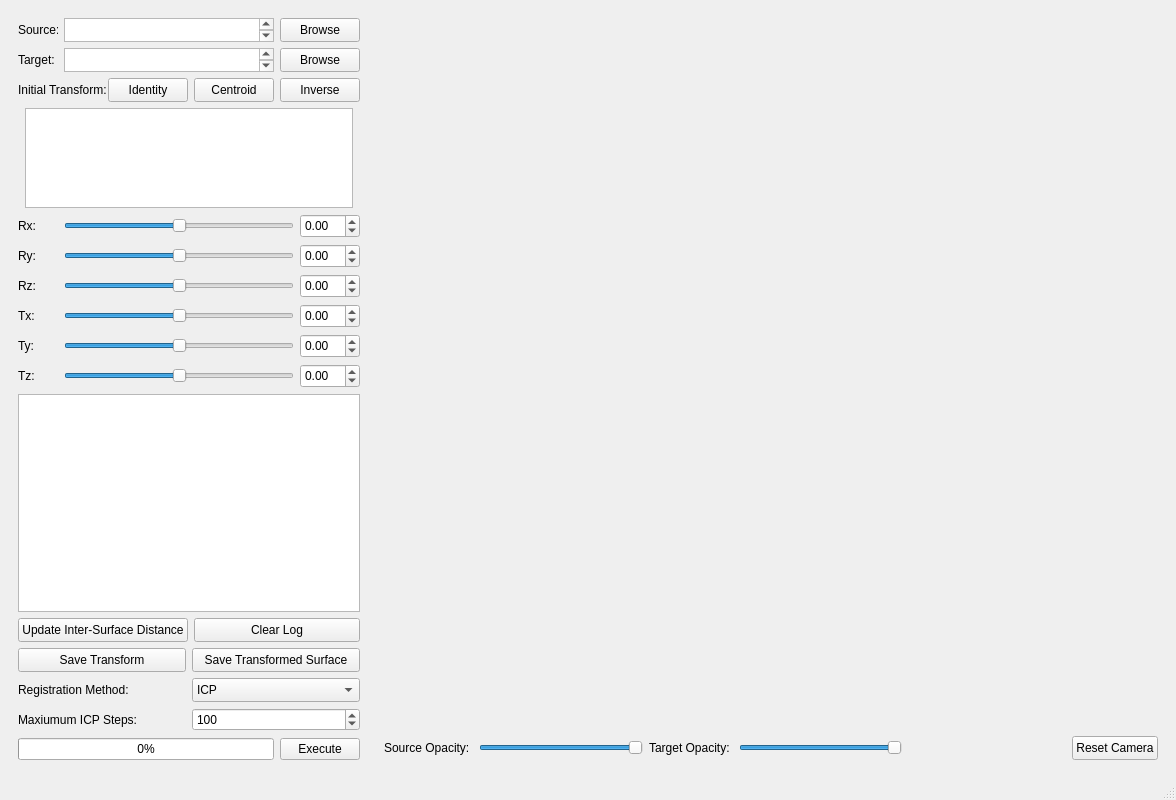
<?xml version="1.0" encoding="UTF-8"?>
<ui version="4.0">
 <class>MainWindow</class>
 <widget class="QMainWindow" name="MainWindow">
  <property name="windowModality">
   <enum>Qt::NonModal</enum>
  </property>
  <property name="geometry">
   <rect>
    <x>0</x>
    <y>0</y>
    <width>1176</width>
    <height>800</height>
   </rect>
  </property>
  <property name="sizePolicy">
   <sizepolicy hsizetype="Preferred" vsizetype="Preferred">
    <horstretch>0</horstretch>
    <verstretch>0</verstretch>
   </sizepolicy>
  </property>
  <property name="minimumSize">
   <size>
    <width>1176</width>
    <height>800</height>
   </size>
  </property>
  <property name="maximumSize">
   <size>
    <width>16777215</width>
    <height>16777215</height>
   </size>
  </property>
  <property name="windowTitle">
   <string>Surface Registration Tool</string>
  </property>
  <widget class="QWidget" name="centralwidget">
   <layout class="QHBoxLayout" name="horizontalLayout_17">
    <item>
     <widget class="QWidget" name="widget" native="true">
      <property name="minimumSize">
       <size>
        <width>360</width>
        <height>0</height>
       </size>
      </property>
      <property name="maximumSize">
       <size>
        <width>360</width>
        <height>16777215</height>
       </size>
      </property>
      <layout class="QVBoxLayout" name="verticalLayout_4">
       <item>
        <layout class="QHBoxLayout" name="horizontalLayout_13">
         <property name="sizeConstraint">
          <enum>QLayout::SetFixedSize</enum>
         </property>
         <item>
          <widget class="QLabel" name="sourceLabel">
           <property name="sizePolicy">
            <sizepolicy hsizetype="Preferred" vsizetype="Fixed">
             <horstretch>0</horstretch>
             <verstretch>0</verstretch>
            </sizepolicy>
           </property>
           <property name="minimumSize">
            <size>
             <width>40</width>
             <height>24</height>
            </size>
           </property>
           <property name="text">
            <string>Source:</string>
           </property>
          </widget>
         </item>
         <item>
          <widget class="QPlainTextEdit" name="sourcePlainTextEdit">
           <property name="sizePolicy">
            <sizepolicy hsizetype="Expanding" vsizetype="Fixed">
             <horstretch>0</horstretch>
             <verstretch>0</verstretch>
            </sizepolicy>
           </property>
           <property name="maximumSize">
            <size>
             <width>16777215</width>
             <height>24</height>
            </size>
           </property>
          </widget>
         </item>
         <item>
          <widget class="QPushButton" name="sourcePushButton">
           <property name="minimumSize">
            <size>
             <width>0</width>
             <height>24</height>
            </size>
           </property>
           <property name="text">
            <string>Browse</string>
           </property>
          </widget>
         </item>
        </layout>
       </item>
       <item>
        <layout class="QHBoxLayout" name="horizontalLayout_2">
         <property name="sizeConstraint">
          <enum>QLayout::SetFixedSize</enum>
         </property>
         <item>
          <widget class="QLabel" name="targetLabel">
           <property name="minimumSize">
            <size>
             <width>40</width>
             <height>24</height>
            </size>
           </property>
           <property name="text">
            <string>Target:</string>
           </property>
          </widget>
         </item>
         <item>
          <widget class="QPlainTextEdit" name="targetPlainTextEdit">
           <property name="sizePolicy">
            <sizepolicy hsizetype="Expanding" vsizetype="Fixed">
             <horstretch>0</horstretch>
             <verstretch>0</verstretch>
            </sizepolicy>
           </property>
           <property name="maximumSize">
            <size>
             <width>16777215</width>
             <height>24</height>
            </size>
           </property>
          </widget>
         </item>
         <item>
          <widget class="QPushButton" name="targetPushButton">
           <property name="minimumSize">
            <size>
             <width>0</width>
             <height>24</height>
            </size>
           </property>
           <property name="text">
            <string>Browse</string>
           </property>
          </widget>
         </item>
        </layout>
       </item>
       <item>
        <layout class="QHBoxLayout" name="horizontalLayout_6">
         <item>
          <widget class="QLabel" name="sourceLabel_2">
           <property name="sizePolicy">
            <sizepolicy hsizetype="Preferred" vsizetype="Fixed">
             <horstretch>0</horstretch>
             <verstretch>0</verstretch>
            </sizepolicy>
           </property>
           <property name="minimumSize">
            <size>
             <width>90</width>
             <height>24</height>
            </size>
           </property>
           <property name="maximumSize">
            <size>
             <width>16777215</width>
             <height>24</height>
            </size>
           </property>
           <property name="text">
            <string>Initial Transform:</string>
           </property>
          </widget>
         </item>
         <item>
          <spacer name="horizontalSpacer">
           <property name="orientation">
            <enum>Qt::Horizontal</enum>
           </property>
           <property name="sizeHint" stdset="0">
            <size>
             <width>40</width>
             <height>20</height>
            </size>
           </property>
          </spacer>
         </item>
         <item>
          <widget class="QPushButton" name="identityPushButton">
           <property name="minimumSize">
            <size>
             <width>0</width>
             <height>24</height>
            </size>
           </property>
           <property name="text">
            <string>Identity</string>
           </property>
          </widget>
         </item>
         <item>
          <widget class="QPushButton" name="centroidPushButton">
           <property name="minimumSize">
            <size>
             <width>0</width>
             <height>24</height>
            </size>
           </property>
           <property name="maximumSize">
            <size>
             <width>16777215</width>
             <height>24</height>
            </size>
           </property>
           <property name="text">
            <string>Centroid</string>
           </property>
          </widget>
         </item>
         <item>
          <widget class="QPushButton" name="inversePushButton">
           <property name="minimumSize">
            <size>
             <width>0</width>
             <height>24</height>
            </size>
           </property>
           <property name="maximumSize">
            <size>
             <width>16777215</width>
             <height>24</height>
            </size>
           </property>
           <property name="text">
            <string>Inverse</string>
           </property>
          </widget>
         </item>
        </layout>
       </item>
       <item>
        <layout class="QHBoxLayout" name="horizontalLayout_14">
         <property name="sizeConstraint">
          <enum>QLayout::SetMinimumSize</enum>
         </property>
         <item>
          <widget class="QTableView" name="initialTransformTableView">
           <property name="sizePolicy">
            <sizepolicy hsizetype="Fixed" vsizetype="Fixed">
             <horstretch>0</horstretch>
             <verstretch>0</verstretch>
            </sizepolicy>
           </property>
           <property name="minimumSize">
            <size>
             <width>328</width>
             <height>100</height>
            </size>
           </property>
           <property name="maximumSize">
            <size>
             <width>328</width>
             <height>100</height>
            </size>
           </property>
           <property name="verticalScrollBarPolicy">
            <enum>Qt::ScrollBarAlwaysOff</enum>
           </property>
           <property name="horizontalScrollBarPolicy">
            <enum>Qt::ScrollBarAlwaysOff</enum>
           </property>
           <attribute name="horizontalHeaderVisible">
            <bool>false</bool>
           </attribute>
           <attribute name="verticalHeaderVisible">
            <bool>false</bool>
           </attribute>
          </widget>
         </item>
        </layout>
       </item>
       <item>
        <layout class="QVBoxLayout" name="verticalLayout_3">
         <item>
          <layout class="QVBoxLayout" name="verticalLayout">
           <property name="sizeConstraint">
            <enum>QLayout::SetFixedSize</enum>
           </property>
           <item>
            <layout class="QHBoxLayout" name="horizontalLayout_7">
             <item>
              <widget class="QLabel" name="sourceLabel_3">
               <property name="sizePolicy">
                <sizepolicy hsizetype="Preferred" vsizetype="Fixed">
                 <horstretch>0</horstretch>
                 <verstretch>0</verstretch>
                </sizepolicy>
               </property>
               <property name="minimumSize">
                <size>
                 <width>40</width>
                 <height>24</height>
                </size>
               </property>
               <property name="text">
                <string>Rx:</string>
               </property>
              </widget>
             </item>
             <item>
              <widget class="QSlider" name="rotateXSlider">
               <property name="minimumSize">
                <size>
                 <width>0</width>
                 <height>24</height>
                </size>
               </property>
               <property name="minimum">
                <number>-180</number>
               </property>
               <property name="maximum">
                <number>180</number>
               </property>
               <property name="singleStep">
                <number>0</number>
               </property>
               <property name="orientation">
                <enum>Qt::Horizontal</enum>
               </property>
              </widget>
             </item>
             <item>
              <widget class="QDoubleSpinBox" name="rotateXDoubleSpinBox">
               <property name="minimumSize">
                <size>
                 <width>60</width>
                 <height>24</height>
                </size>
               </property>
               <property name="maximumSize">
                <size>
                 <width>60</width>
                 <height>16777215</height>
                </size>
               </property>
               <property name="suffix">
                <string/>
               </property>
               <property name="minimum">
                <double>-180.000000000000000</double>
               </property>
               <property name="maximum">
                <double>180.000000000000000</double>
               </property>
              </widget>
             </item>
            </layout>
           </item>
           <item>
            <layout class="QHBoxLayout" name="horizontalLayout_8">
             <item>
              <widget class="QLabel" name="sourceLabel_4">
               <property name="sizePolicy">
                <sizepolicy hsizetype="Preferred" vsizetype="Fixed">
                 <horstretch>0</horstretch>
                 <verstretch>0</verstretch>
                </sizepolicy>
               </property>
               <property name="minimumSize">
                <size>
                 <width>40</width>
                 <height>24</height>
                </size>
               </property>
               <property name="text">
                <string>Ry:</string>
               </property>
              </widget>
             </item>
             <item>
              <widget class="QSlider" name="rotateYSlider">
               <property name="minimumSize">
                <size>
                 <width>0</width>
                 <height>24</height>
                </size>
               </property>
               <property name="minimum">
                <number>-180</number>
               </property>
               <property name="maximum">
                <number>180</number>
               </property>
               <property name="singleStep">
                <number>0</number>
               </property>
               <property name="orientation">
                <enum>Qt::Horizontal</enum>
               </property>
              </widget>
             </item>
             <item>
              <widget class="QDoubleSpinBox" name="rotateYDoubleSpinBox">
               <property name="minimumSize">
                <size>
                 <width>60</width>
                 <height>24</height>
                </size>
               </property>
               <property name="maximumSize">
                <size>
                 <width>60</width>
                 <height>16777215</height>
                </size>
               </property>
               <property name="suffix">
                <string/>
               </property>
               <property name="minimum">
                <double>-180.000000000000000</double>
               </property>
               <property name="maximum">
                <double>180.000000000000000</double>
               </property>
              </widget>
             </item>
            </layout>
           </item>
           <item>
            <layout class="QHBoxLayout" name="horizontalLayout_9">
             <property name="sizeConstraint">
              <enum>QLayout::SetFixedSize</enum>
             </property>
             <item>
              <widget class="QLabel" name="sourceLabel_5">
               <property name="sizePolicy">
                <sizepolicy hsizetype="Preferred" vsizetype="Fixed">
                 <horstretch>0</horstretch>
                 <verstretch>0</verstretch>
                </sizepolicy>
               </property>
               <property name="minimumSize">
                <size>
                 <width>40</width>
                 <height>24</height>
                </size>
               </property>
               <property name="text">
                <string>Rz:</string>
               </property>
              </widget>
             </item>
             <item>
              <widget class="QSlider" name="rotateZSlider">
               <property name="minimumSize">
                <size>
                 <width>0</width>
                 <height>24</height>
                </size>
               </property>
               <property name="minimum">
                <number>-180</number>
               </property>
               <property name="maximum">
                <number>180</number>
               </property>
               <property name="singleStep">
                <number>0</number>
               </property>
               <property name="orientation">
                <enum>Qt::Horizontal</enum>
               </property>
              </widget>
             </item>
             <item>
              <widget class="QDoubleSpinBox" name="rotateZDoubleSpinBox">
               <property name="minimumSize">
                <size>
                 <width>60</width>
                 <height>24</height>
                </size>
               </property>
               <property name="maximumSize">
                <size>
                 <width>60</width>
                 <height>16777215</height>
                </size>
               </property>
               <property name="minimum">
                <double>-180.000000000000000</double>
               </property>
               <property name="maximum">
                <double>180.000000000000000</double>
               </property>
              </widget>
             </item>
            </layout>
           </item>
          </layout>
         </item>
         <item>
          <layout class="QVBoxLayout" name="verticalLayout_2">
           <item>
            <layout class="QHBoxLayout" name="horizontalLayout_10">
             <item>
              <widget class="QLabel" name="sourceLabel_6">
               <property name="sizePolicy">
                <sizepolicy hsizetype="Preferred" vsizetype="Fixed">
                 <horstretch>0</horstretch>
                 <verstretch>0</verstretch>
                </sizepolicy>
               </property>
               <property name="minimumSize">
                <size>
                 <width>40</width>
                 <height>24</height>
                </size>
               </property>
               <property name="text">
                <string>Tx:</string>
               </property>
              </widget>
             </item>
             <item>
              <widget class="QSlider" name="translateXSlider">
               <property name="minimumSize">
                <size>
                 <width>0</width>
                 <height>24</height>
                </size>
               </property>
               <property name="minimum">
                <number>-9999</number>
               </property>
               <property name="maximum">
                <number>9999</number>
               </property>
               <property name="singleStep">
                <number>0</number>
               </property>
               <property name="orientation">
                <enum>Qt::Horizontal</enum>
               </property>
              </widget>
             </item>
             <item>
              <widget class="QDoubleSpinBox" name="translateXDoubleSpinBox">
               <property name="minimumSize">
                <size>
                 <width>20</width>
                 <height>24</height>
                </size>
               </property>
               <property name="maximumSize">
                <size>
                 <width>60</width>
                 <height>16777215</height>
                </size>
               </property>
               <property name="minimum">
                <double>-9999.000000000000000</double>
               </property>
               <property name="maximum">
                <double>9999.000000000000000</double>
               </property>
              </widget>
             </item>
            </layout>
           </item>
           <item>
            <layout class="QHBoxLayout" name="horizontalLayout_11">
             <item>
              <widget class="QLabel" name="sourceLabel_7">
               <property name="sizePolicy">
                <sizepolicy hsizetype="Preferred" vsizetype="Fixed">
                 <horstretch>0</horstretch>
                 <verstretch>0</verstretch>
                </sizepolicy>
               </property>
               <property name="minimumSize">
                <size>
                 <width>40</width>
                 <height>24</height>
                </size>
               </property>
               <property name="text">
                <string>Ty:</string>
               </property>
              </widget>
             </item>
             <item>
              <widget class="QSlider" name="translateYSlider">
               <property name="minimumSize">
                <size>
                 <width>0</width>
                 <height>24</height>
                </size>
               </property>
               <property name="minimum">
                <number>-9999</number>
               </property>
               <property name="maximum">
                <number>9999</number>
               </property>
               <property name="singleStep">
                <number>0</number>
               </property>
               <property name="orientation">
                <enum>Qt::Horizontal</enum>
               </property>
              </widget>
             </item>
             <item>
              <widget class="QDoubleSpinBox" name="translateYDoubleSpinBox">
               <property name="minimumSize">
                <size>
                 <width>60</width>
                 <height>24</height>
                </size>
               </property>
               <property name="maximumSize">
                <size>
                 <width>60</width>
                 <height>16777215</height>
                </size>
               </property>
               <property name="minimum">
                <double>-9999.000000000000000</double>
               </property>
               <property name="maximum">
                <double>9999.000000000000000</double>
               </property>
              </widget>
             </item>
            </layout>
           </item>
           <item>
            <layout class="QHBoxLayout" name="horizontalLayout_12">
             <item>
              <widget class="QLabel" name="sourceLabel_8">
               <property name="sizePolicy">
                <sizepolicy hsizetype="Preferred" vsizetype="Fixed">
                 <horstretch>0</horstretch>
                 <verstretch>0</verstretch>
                </sizepolicy>
               </property>
               <property name="minimumSize">
                <size>
                 <width>40</width>
                 <height>24</height>
                </size>
               </property>
               <property name="text">
                <string>Tz:</string>
               </property>
              </widget>
             </item>
             <item>
              <widget class="QSlider" name="translateZSlider">
               <property name="minimumSize">
                <size>
                 <width>0</width>
                 <height>24</height>
                </size>
               </property>
               <property name="minimum">
                <number>-9999</number>
               </property>
               <property name="maximum">
                <number>9999</number>
               </property>
               <property name="singleStep">
                <number>0</number>
               </property>
               <property name="orientation">
                <enum>Qt::Horizontal</enum>
               </property>
              </widget>
             </item>
             <item>
              <widget class="QDoubleSpinBox" name="translateZDoubleSpinBox">
               <property name="minimumSize">
                <size>
                 <width>60</width>
                 <height>24</height>
                </size>
               </property>
               <property name="maximumSize">
                <size>
                 <width>60</width>
                 <height>16777215</height>
                </size>
               </property>
               <property name="minimum">
                <double>-9999.000000000000000</double>
               </property>
               <property name="maximum">
                <double>9999.000000000000000</double>
               </property>
              </widget>
             </item>
            </layout>
           </item>
          </layout>
         </item>
        </layout>
       </item>
       <item>
        <widget class="QTextBrowser" name="textBrowser">
         <property name="minimumSize">
          <size>
           <width>0</width>
           <height>100</height>
          </size>
         </property>
        </widget>
       </item>
       <item>
        <layout class="QHBoxLayout" name="horizontalLayout_15">
         <item>
          <widget class="QPushButton" name="distancePushButton">
           <property name="minimumSize">
            <size>
             <width>0</width>
             <height>24</height>
            </size>
           </property>
           <property name="text">
            <string>Update Inter-Surface Distance</string>
           </property>
          </widget>
         </item>
         <item>
          <widget class="QPushButton" name="clearPushButton">
           <property name="minimumSize">
            <size>
             <width>0</width>
             <height>24</height>
            </size>
           </property>
           <property name="text">
            <string>Clear Log</string>
           </property>
          </widget>
         </item>
        </layout>
       </item>
       <item>
        <layout class="QHBoxLayout" name="horizontalLayout_16">
         <item>
          <widget class="QPushButton" name="saveTransformPushButton">
           <property name="minimumSize">
            <size>
             <width>0</width>
             <height>24</height>
            </size>
           </property>
           <property name="text">
            <string>Save Transform</string>
           </property>
          </widget>
         </item>
         <item>
          <widget class="QPushButton" name="saveSurfacePushButton">
           <property name="minimumSize">
            <size>
             <width>0</width>
             <height>24</height>
            </size>
           </property>
           <property name="text">
            <string>Save Transformed Surface</string>
           </property>
          </widget>
         </item>
        </layout>
       </item>
       <item>
        <layout class="QHBoxLayout" name="horizontalLayout_3">
         <item>
          <widget class="QLabel" name="sourceLabel_10">
           <property name="sizePolicy">
            <sizepolicy hsizetype="Preferred" vsizetype="Fixed">
             <horstretch>0</horstretch>
             <verstretch>0</verstretch>
            </sizepolicy>
           </property>
           <property name="minimumSize">
            <size>
             <width>90</width>
             <height>24</height>
            </size>
           </property>
           <property name="maximumSize">
            <size>
             <width>16777215</width>
             <height>24</height>
            </size>
           </property>
           <property name="text">
            <string>Registration Method:</string>
           </property>
          </widget>
         </item>
         <item>
          <widget class="QComboBox" name="methodComboBox">
           <property name="enabled">
            <bool>true</bool>
           </property>
           <property name="maximumSize">
            <size>
             <width>16777215</width>
             <height>24</height>
            </size>
           </property>
           <property name="currentText">
            <string>ICP</string>
           </property>
           <property name="sizeAdjustPolicy">
            <enum>QComboBox::AdjustToContentsOnFirstShow</enum>
           </property>
           <item>
            <property name="text">
             <string>ICP</string>
            </property>
           </item>
           <item>
            <property name="text">
             <string>PCA/ICP</string>
            </property>
           </item>
          </widget>
         </item>
        </layout>
       </item>
       <item>
        <layout class="QHBoxLayout" name="horizontalLayout_5">
         <item>
          <widget class="QLabel" name="sourceLabel_9">
           <property name="sizePolicy">
            <sizepolicy hsizetype="Preferred" vsizetype="Fixed">
             <horstretch>0</horstretch>
             <verstretch>0</verstretch>
            </sizepolicy>
           </property>
           <property name="minimumSize">
            <size>
             <width>90</width>
             <height>24</height>
            </size>
           </property>
           <property name="maximumSize">
            <size>
             <width>16777215</width>
             <height>24</height>
            </size>
           </property>
           <property name="text">
            <string>Maxiumum ICP Steps:</string>
           </property>
          </widget>
         </item>
         <item>
          <widget class="QSpinBox" name="maxIcpStepsSpinBox">
           <property name="maximum">
            <number>99999</number>
           </property>
           <property name="value">
            <number>100</number>
           </property>
          </widget>
         </item>
        </layout>
       </item>
       <item>
        <layout class="QHBoxLayout" name="horizontalLayout_4">
         <item>
          <widget class="QProgressBar" name="progressBar">
           <property name="value">
            <number>0</number>
           </property>
          </widget>
         </item>
         <item>
          <widget class="QPushButton" name="executePushButton">
           <property name="text">
            <string>Execute</string>
           </property>
          </widget>
         </item>
        </layout>
       </item>
      </layout>
     </widget>
    </item>
    <item>
     <widget class="QWidget" name="widget_3" native="true">
      <layout class="QVBoxLayout" name="verticalLayout_5">
       <item>
        <widget class="QVTKWidget" name="qvtkWidget" native="true">
         <property name="sizePolicy">
          <sizepolicy hsizetype="Expanding" vsizetype="Expanding">
           <horstretch>0</horstretch>
           <verstretch>0</verstretch>
          </sizepolicy>
         </property>
         <property name="minimumSize">
          <size>
           <width>785</width>
           <height>0</height>
          </size>
         </property>
        </widget>
       </item>
       <item>
        <layout class="QHBoxLayout" name="horizontalLayout">
         <item>
          <widget class="QLabel" name="outputLabel_2">
           <property name="sizePolicy">
            <sizepolicy hsizetype="Preferred" vsizetype="Fixed">
             <horstretch>0</horstretch>
             <verstretch>0</verstretch>
            </sizepolicy>
           </property>
           <property name="minimumSize">
            <size>
             <width>0</width>
             <height>24</height>
            </size>
           </property>
           <property name="maximumSize">
            <size>
             <width>16777215</width>
             <height>24</height>
            </size>
           </property>
           <property name="text">
            <string>Source Opacity: </string>
           </property>
          </widget>
         </item>
         <item>
          <widget class="QSlider" name="sourceOpacitySlider">
           <property name="maximum">
            <number>100</number>
           </property>
           <property name="pageStep">
            <number>10</number>
           </property>
           <property name="value">
            <number>100</number>
           </property>
           <property name="orientation">
            <enum>Qt::Horizontal</enum>
           </property>
          </widget>
         </item>
         <item>
          <widget class="QLabel" name="outputLabel_3">
           <property name="sizePolicy">
            <sizepolicy hsizetype="Preferred" vsizetype="Fixed">
             <horstretch>0</horstretch>
             <verstretch>0</verstretch>
            </sizepolicy>
           </property>
           <property name="minimumSize">
            <size>
             <width>0</width>
             <height>24</height>
            </size>
           </property>
           <property name="maximumSize">
            <size>
             <width>16777215</width>
             <height>24</height>
            </size>
           </property>
           <property name="text">
            <string>Target Opacity: </string>
           </property>
          </widget>
         </item>
         <item>
          <widget class="QSlider" name="targetOpacitySlider">
           <property name="maximum">
            <number>100</number>
           </property>
           <property name="value">
            <number>100</number>
           </property>
           <property name="orientation">
            <enum>Qt::Horizontal</enum>
           </property>
          </widget>
         </item>
         <item>
          <spacer name="horizontalSpacer_2">
           <property name="orientation">
            <enum>Qt::Horizontal</enum>
           </property>
           <property name="sizeHint" stdset="0">
            <size>
             <width>40</width>
             <height>20</height>
            </size>
           </property>
          </spacer>
         </item>
         <item>
          <widget class="QPushButton" name="resetPushButton">
           <property name="sizePolicy">
            <sizepolicy hsizetype="Fixed" vsizetype="Fixed">
             <horstretch>0</horstretch>
             <verstretch>0</verstretch>
            </sizepolicy>
           </property>
           <property name="minimumSize">
            <size>
             <width>0</width>
             <height>24</height>
            </size>
           </property>
           <property name="maximumSize">
            <size>
             <width>16777215</width>
             <height>24</height>
            </size>
           </property>
           <property name="text">
            <string>Reset Camera</string>
           </property>
          </widget>
         </item>
        </layout>
       </item>
      </layout>
     </widget>
    </item>
   </layout>
  </widget>
  <widget class="QMenuBar" name="menubar">
   <property name="geometry">
    <rect>
     <x>0</x>
     <y>0</y>
     <width>1176</width>
     <height>21</height>
    </rect>
   </property>
  </widget>
  <widget class="QStatusBar" name="statusbar"/>
 </widget>
 <customwidgets>
  <customwidget>
   <class>QVTKWidget</class>
   <extends>QWidget</extends>
   <header>QVTKWidget.h</header>
  </customwidget>
 </customwidgets>
 <resources/>
 <connections/>
</ui>
